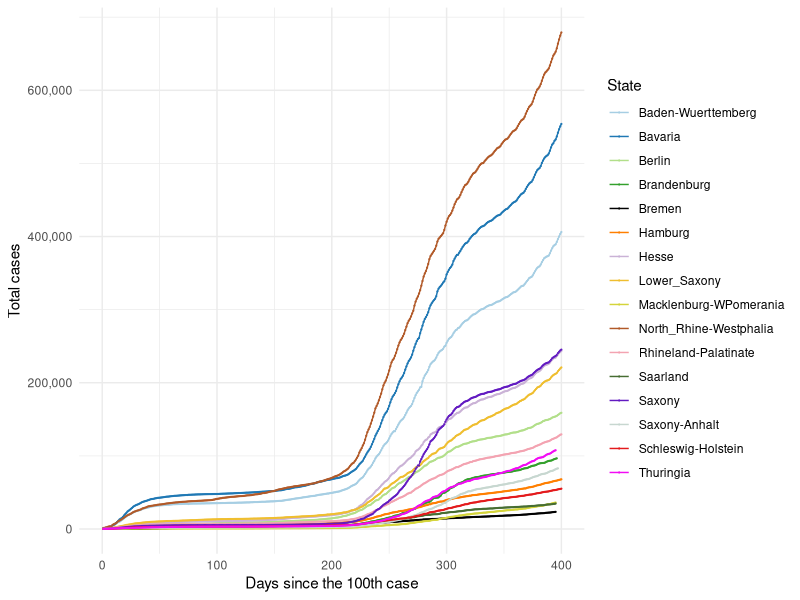
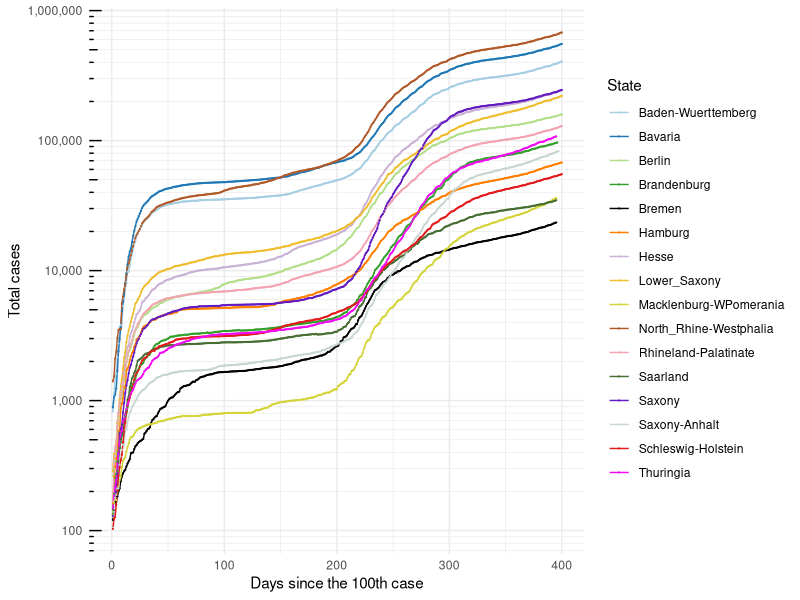
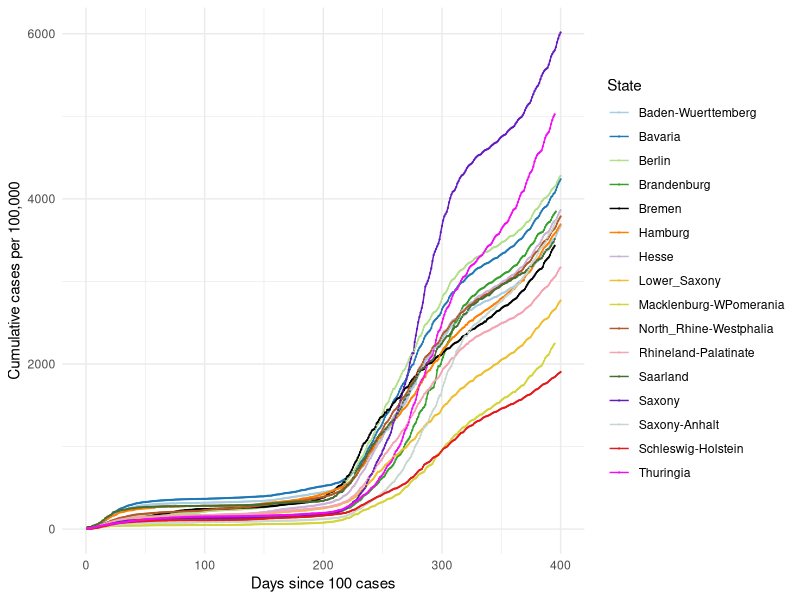
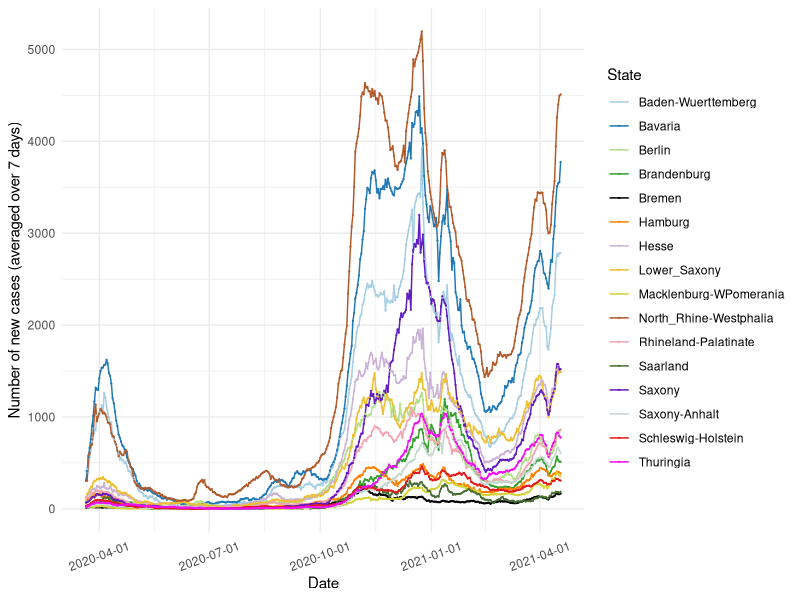
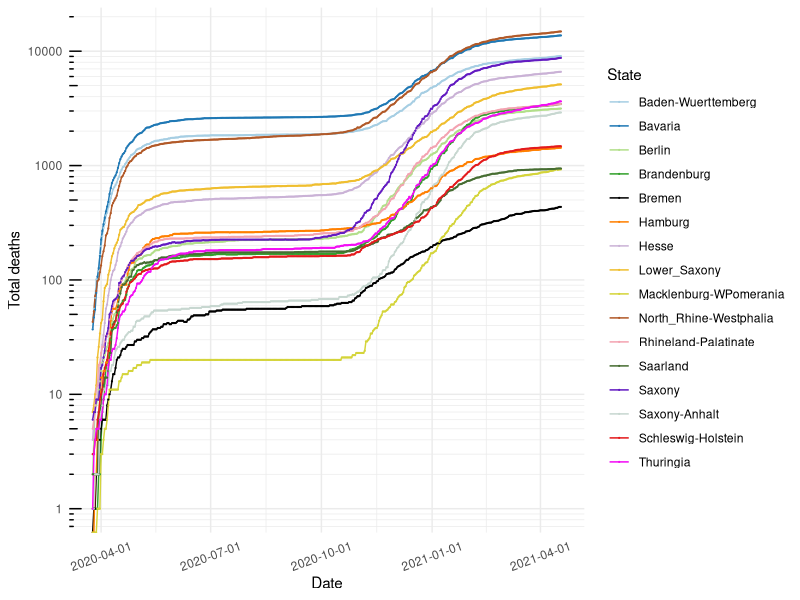
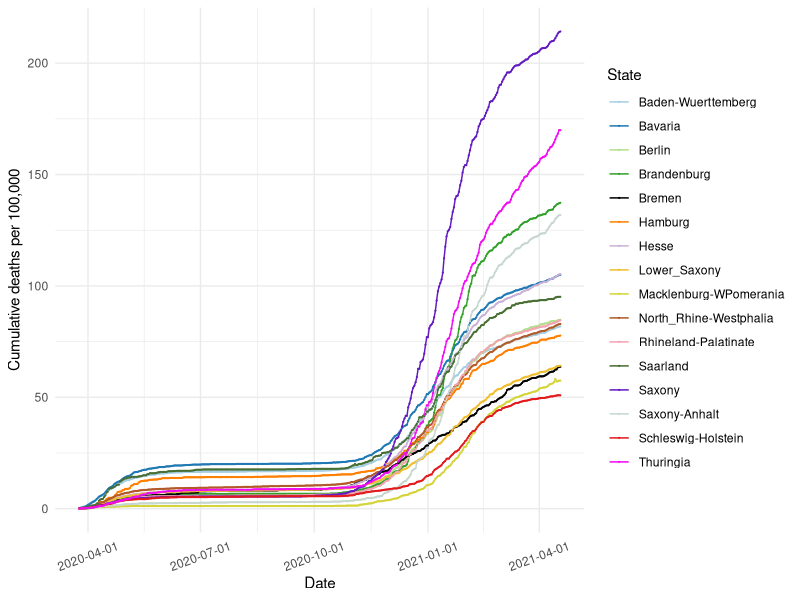
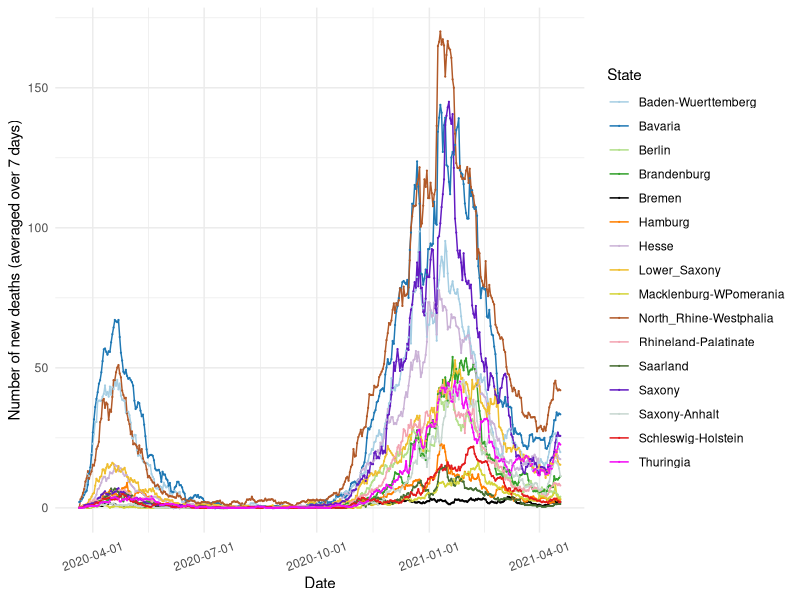

Recreate these plots in R, in order.
## ---- chunk 1

knitr::opts_chunk$set(echo=TRUE, collapse = TRUE)

libload<-function(...) {
    libs<-unlist(list(...))
    req<-unlist(lapply(libs,require,character.only=TRUE))
    need<-libs[req==FALSE]
    if(length(need)>0){ 
        install.packages(need, repos = "https://ftp.fau.de/cran/")  
        lapply(need, require, character.only=TRUE)
    }
}
packages <- c("data.table", "ggplot2", "dplyr", "stats", "RColorBrewer", "readr", "here", "scales")
libload(packages)


`%notin%` <- function(x,y) !(x %in% y) 
cumulative.cases <- read_csv(here("static", "data", "Germany10States.csv"))
germany.16states <- read_csv(here("static", "data", "Germany16States.csv"))

colors16 <- c('#A6CEE3', '#1F78B4', '#B2DF8A', '#33A02C',
              '#000000', '#FF7F00', '#CAB2D6', 
              '#EFBE2F', '#d4d43a', '#B15928', '#F3A3B1', '#466D32',
              '#621AC1', '#C7D7D0', '#E31A1C','#F20CF4', '#123456')

## ---- chunk 2

## 16 States with the highest cumulative cases ##
#################################################

#states.filter <- cumulative.cases[cumulative.cases$Days_100 > 0,]
#states.sel <- unique(states.filter$State)

# Choose all the data points for the selected countries starting from Days_100 > 0
#states.final <- cumulative.cases[cumulative.cases$Days_100 > 0,]
states.final <- germany.16states[germany.16states$Days_100 > 0,]

# Plot 1 == Linear scale for total number of cases
cum.plot <- ggplot(data=states.final, aes(x=Days_100, y=Total_Cases, group=State, color=State)) +
            geom_line() + geom_point(size = 0.1) +     
          #  scale_color_brewer(palette = 'Paired') + 
            scale_colour_manual(name= "State", values= colors16) +
            scale_x_continuous('Days since the 100th case', limits=c(0,400)) + 
            scale_y_continuous(name="Total cases", labels= comma) + 
            #ggtitle('Linear scale') +
            theme_minimal()

print(cum.plot) 

## ---- chunk 3

## Logarithmic scale ##
#######################

base_breaks <- function(n = 10){
  function(x) {
    axisTicks(log10(range(x, na.rm = TRUE)), log = TRUE, n = n)
  }
}

logbreaks <- 10^(-10:10)
logminor_breaks <- rep(1:9, 21)*(10^rep(-10:10, each=9))

cum.plot2 <- ggplot(data=states.final, aes(x=Days_100, y=Total_Cases, group=State, color=State)) +
             geom_line() + geom_point(size=0.1) + 
          #   scale_color_brewer(palette = 'Paired') +
             scale_colour_manual(name= "State", values= colors16) +
             scale_x_continuous(name='Days since the 100th case', limits=c(0,400)) + 
             scale_y_continuous(name="Total cases", trans = 'log10', breaks = logbreaks, minor_breaks =                                 logminor_breaks, labels= comma) +
             annotation_logticks(sides="l") + 
             #ggtitle('Logarithmic scale') +
             theme_minimal()

print(cum.plot2)

## ---- chunk 4

#states16.filter <- germany.16states[germany.16states$Days_100 > 0,]
#states16.sel <- unique(states16.filter$State)

# Choose all the data points for the selected countries starting from Days_100 > 0 
#states16.final <- states16.filter[states16.filter$State %in% states16.sel & states16.filter$Days_100 > 0,]

states16.final <- germany.16states[germany.16states$Days_100 > 0,]

# Plot 1 == Linear scale for total number of cases
per100.plot <- ggplot(data=states16.final, aes(x=Days_100, y=Per100, group=State, color=State)) +
            geom_line() + geom_point(size = 0.1) + 
            # scale_color_brewer(palette = 'Paired') +
            scale_colour_manual(name= "State", values= colors16) +
            scale_x_continuous('Days since 100 cases', limits=c(0,400)) + 
            scale_y_continuous("Cumulative cases per 100,000") + 
            #ggtitle('Linear scale') +
            theme_minimal()

print(per100.plot)

## ---- chunk 5
#new.cases <- read_csv(here("static", "data", "GermanyNewCases10States.csv"))

new7days <- states.final[states.final$Avg_7days > 0,]
new7days$Dates <- as.Date(new7days$Dates)

newcase7.plot <- ggplot(data=new7days, aes(x=Dates, y=Avg_7days, group=State, color=State)) +
            geom_line() + geom_point(size = 0.1) + 
       #     scale_color_brewer(palette = 'Paired') +
            scale_colour_manual(name= "State", values= colors16) +
            scale_x_date(name='Date', labels=date_format('%Y-%m-%d')) + 
            scale_y_continuous(name="Number of new cases (averaged over 7 days)") + 
            #ggtitle('Linear scale') +
            theme_minimal() + theme(axis.text.x = element_text(angle=20, hjust=0.5, vjust=0.5))

print(newcase7.plot)
 
## ---- chunk 6
#num.deaths <- read_csv(here("static", "data", "GermanyTotalDeaths10States.csv"))

# Choose all the data points for the selected countries starting from Days_5 > 0
states.final$Dates <- as.Date(states.final$Dates)
deaths.final <- states.final
deaths.final <- deaths.final[deaths.final$Dates > as.Date('2020-03-24'),]

# Plot 1 == Linear scale for total number of cases
deaths.plot <- ggplot(data=deaths.final, aes(x=Dates, y=Deaths, group=State, color=State)) +
   geom_line() + geom_point(size = 0.1) + 
  # scale_color_brewer(palette = 'Paired') +
   scale_colour_manual(name= "State", values= colors16) +
   scale_x_date(name='Date', labels=date_format('%Y-%m-%d')) + 
   scale_y_continuous("Total deaths", trans = 'log10', breaks = logbreaks, 
                      minor_breaks = logminor_breaks) +
   annotation_logticks(sides="l") + 
   #ggtitle('Linear scale') +
   theme_minimal() + theme(axis.text.x = element_text(angle=20, hjust=0.5, vjust=0.5))

print(deaths.plot)

## ---- chunk 7

states.final$Dates <- as.Date(states.final$Dates)
deaths.final100 <- states.final
deaths.final100 <- deaths.final100[deaths.final100$Dates > as.Date('2020-03-24'),]

#states16.final <- germany.16states[germany.16states$DeathsDays_5 > 0,]

# Plot 1 == Linear scale for total number of cases
deathper100.plot <- ggplot(data=deaths.final100, aes(x=Dates, y=DeathPer100, group=State, color=State)) +
            geom_line() + geom_point(size = 0.1) + 
            # scale_color_brewer(palette = 'Paired') +
            scale_colour_manual(name= "State", values= colors16) +
          #  scale_x_continuous('Days since 5 deaths', limits=c(0,400)) +
            scale_x_date(name='Date', labels=date_format('%Y-%m-%d')) + 
            scale_y_continuous("Cumulative deaths per 100,000") + 
            #ggtitle('Linear scale') +
            theme_minimal() + theme(axis.text.x = element_text(angle=20, hjust=0.5, vjust=0.5))


print(deathper100.plot)

## ---- chunk 8
#new.cases <- read_csv(here("static", "data", "GermanyNewCases10States.csv"))

states.final$Dates <- as.Date(states.final$Dates)
death7days <- states.final
death7days <- death7days[death7days$Dates > as.Date('2020-03-20'),]

death7days.plot <- ggplot(data=death7days, aes(x=Dates, y=Death_7days, group=State, color=State)) +
            geom_line() + geom_point(size = 0.1) + 
       #     scale_color_brewer(palette = 'Paired') +
            scale_colour_manual(name= "State", values= colors16) +
            scale_x_date(name='Date', labels=date_format('%Y-%m-%d')) + 
            scale_y_continuous(name="Number of new deaths (averaged over 7 days)") + 
           
            #ggtitle('Linear scale') +
            theme_minimal() + theme(axis.text.x = element_text(angle=20, hjust=0.5, vjust=0.5))

print(death7days.plot)
 
